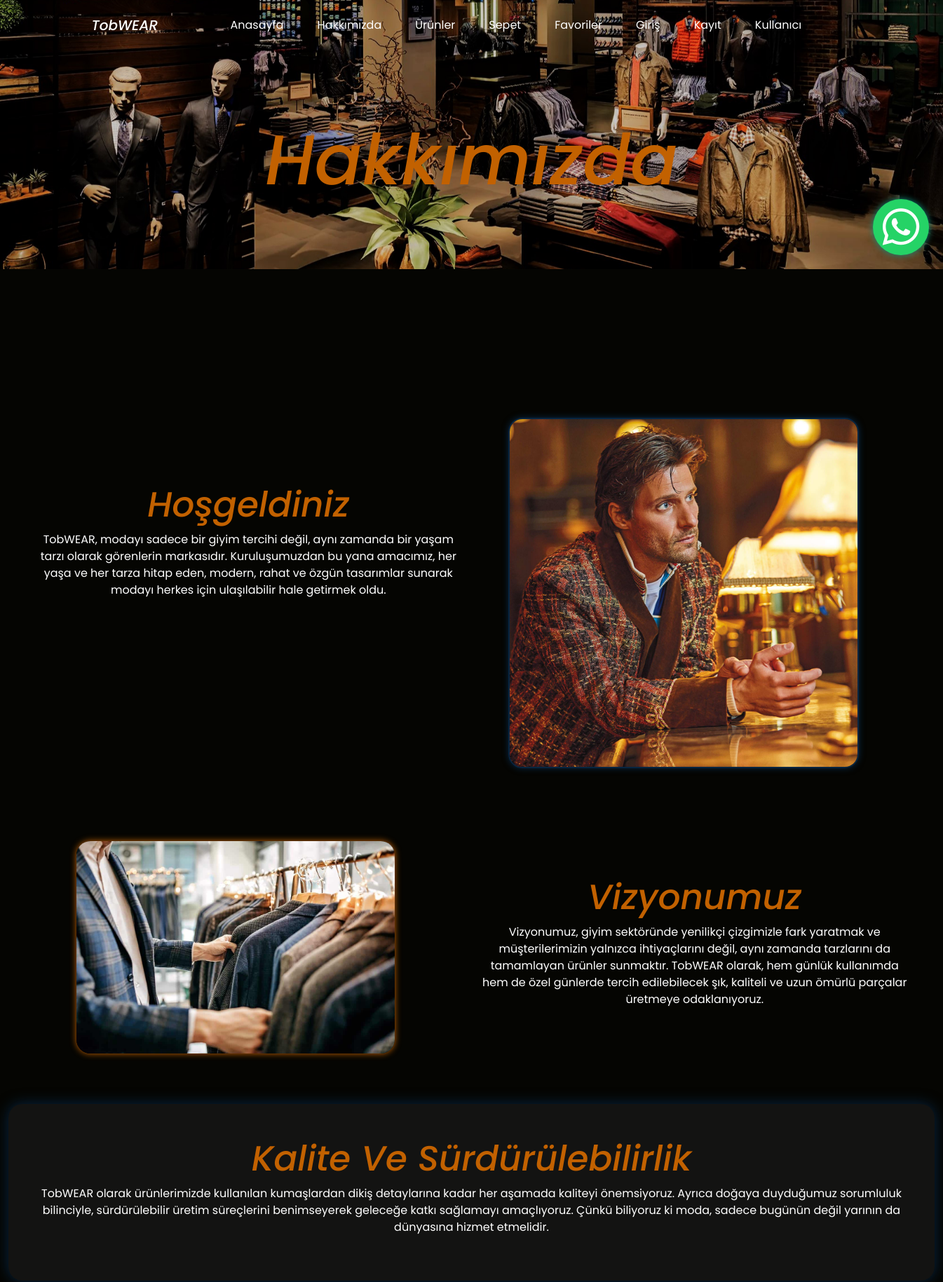
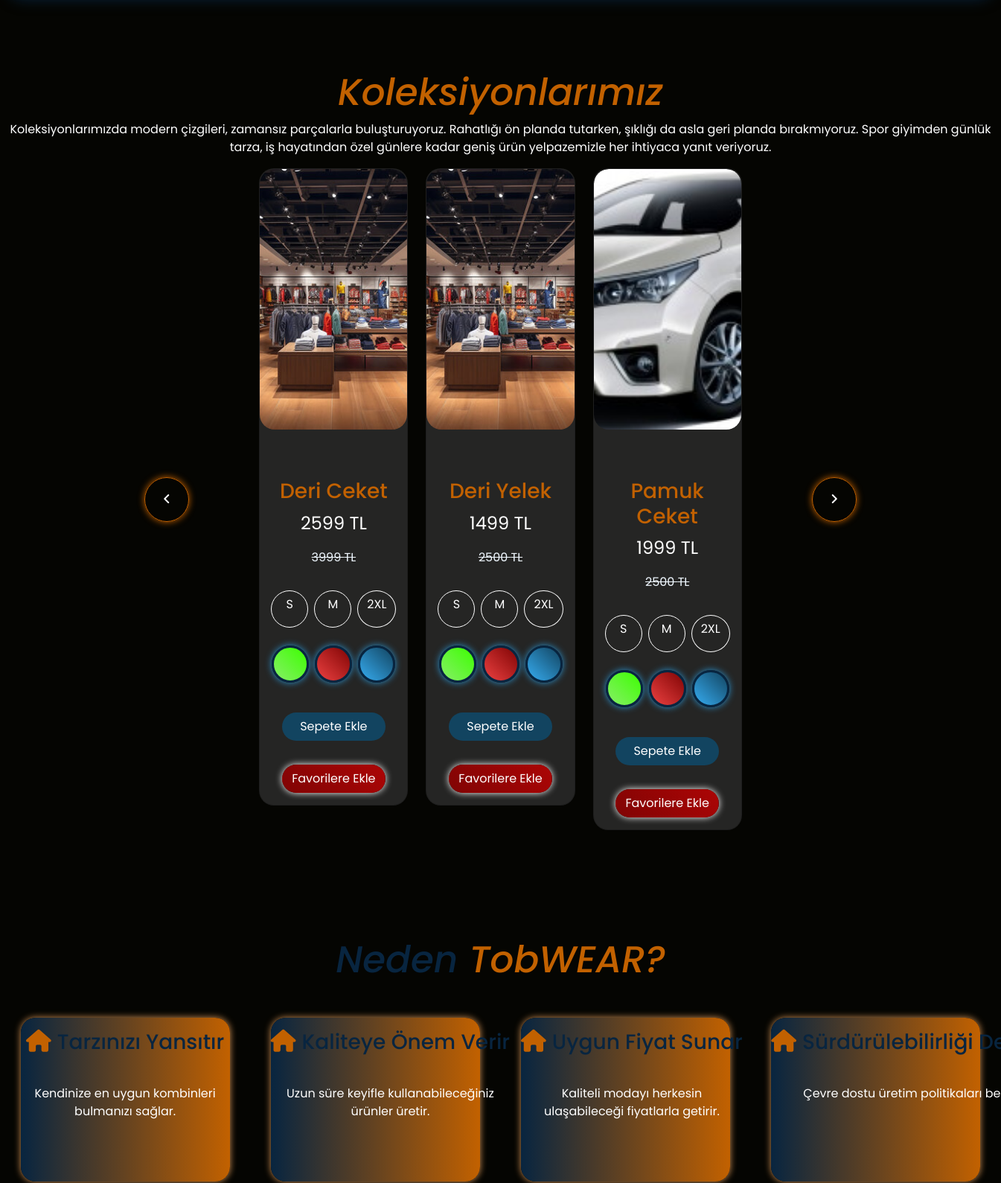
The page /about/ (upper part) on the database its author committed (2 pictures, top to bottom).
### shop/models.py (models this page shows, shortened)
class Product(models.Model):
    name = models.CharField(max_length=100,null=False,blank=False,verbose_name="Ürün İsmi")
    price = models.IntegerField(null=False,blank=False,verbose_name="Fiyat")
    discounted = models.IntegerField(null=False,blank=False,verbose_name="İndirimli Fiyat")
    features = models.ManyToManyField(ProductFeatures,null=True,blank=True,verbose_name="Ürün Özellikleri")
    colors = models.ManyToManyField(ProductColor,null=True,blank=True,verbose_name="Ürün Renkleri")
    sizes = models.ManyToManyField(ProductSize,null=False,blank=False,verbose_name="Ürün Bedenleri")
    images = models.ManyToManyField(ProductImage,null=False,blank=False,verbose_name="Resimler")
    description = models.TextField(null=True,blank=True)
    category = models.ForeignKey(ProductCategory,null=False,blank=False,verbose_name="Kategori",on_delete=models.CASCADE)
    slug = models.SlugField(null=False,blank=True,unique=True,db_index=True,verbose_name="URL")

class ProductImage(models.Model):
    images = models.ImageField(upload_to='images/')

class ProductSize(models.Model):
    SIZE_CHOICES = [
        ('size1', 'S'),
        ('size2', 'M'),
        ('size3', 'XL'),
        ('size4', '2XL')
    ]
    size = models.CharField(max_length=100,choices=SIZE_CHOICES)
    def __str__(self):
        return self.get_size_display()

class ProductColor(models.Model):
    COLOR_CHOICES = [
        ('color1', 'Yeşil'),
        ('color2', 'Kırmızı'),
        ('color3', 'Mavi'),
        ('color4', 'Siyah'),
        ('color5', 'Pembe')
    ]
    color = models.CharField(max_length=100,choices=COLOR_CHOICES)
    code = models.CharField(max_length=7,null=False,blank=False)
    code2 = models.CharField(max_length=7,null=False,blank=False)
    def __str__(self):
        return self.get_color_display()

### shop/views.py (the view)
# urls.py: path('about/',views.about,name="about"),
def about(request):
    mostratedproducts1 = Product.objects.filter().order_by("name")[:3]
    mostratedproducts2 = Product.objects.filter().order_by("discounted")[:3]
    mostratedproducts3 = Product.objects.filter().order_by("price")[:3]
    footerproducts = Product.objects.filter()[:5]
    footercategorys = ProductCategory.objects.filter()[:5]
    context = {
        "mostratedproducts1": mostratedproducts1,
        "mostratedproducts2": mostratedproducts2,
        "mostratedproducts3": mostratedproducts3,
        "footerproducts": footerproducts,
        "footercategorys": footercategorys
    }
    return render(request,"about.html",context)

### templates/about.html (shortened to what this page needs)
<!DOCTYPE html>
<html lang="en">
{% load static %}
<head>
    <link rel="stylesheet" href="{% static 'css/bootstrap.min.css' %}">
    <link rel="stylesheet" href="{% static 'css/style.css' %}">
    <link rel="stylesheet" href="https://cdnjs.cloudflare.com/ajax/libs/font-awesome/6.4.0/css/all.min.css">
</head>
<body>
    <div class="container-fluid" id="about-header">
        <nav class="navbar navbar-expand-lg py-3">
            <div class="container justify-content-center">
                <a class="navbar-brand text-white mx-3 navbar-title" href="/">TobWEAR</a>
                <div class="collapse navbar-collapse justify-content-center" id="navbarNav">
                    <ul class="navbar-nav">
                        <li class="nav-item mx-3">
                            <a class="nav-link text-white navbar-text" href="/">Anasayfa</a>
                        </li>
                        <li class="nav-item mx-3">
                            <a class="nav-link text-white navbar-text" href="{% url 'about' %}">Hakkımızda</a>
                        </li>
                        <li class="nav-item mx-3">
                            <a class="nav-link text-white navbar-text" href="{% url 'products' %}">Ürünler</a>
                        </li>
                        <li class="nav-item mx-3">
                            <a class="nav-link text-white navbar-text" href="{% url 'shoppingcard' %}">Sepet</a>
                        </li>
                        <li class="nav-item mx-3">
                            <a class="nav-link text-white navbar-text" href="{% url 'favorites' %}">Favoriler</a>
                        </li>
                        <li class="nav-item mx-3">
                            <a class="nav-link text-white navbar-text" href="{% url 'login' %}">Giriş</a>
                        </li>
                        <li class="nav-item mx-3">
                            <a class="nav-link text-white navbar-text" href="{% url 'register' %}">Kayıt</a>
                        </li>
                        <li class="nav-item mx-3">
                            <a class="nav-link text-white navbar-text" href="{% url 'updateuser' %}">Kullanıcı</a>
                        </li>
                    </ul>
                </div>
            </div>
        </nav>
        <a href="https://wa.me/905524521243?text=Merhaba%20destek%20istiyorum">
            <button class="whatsapp-button">
                <i class="fa-brands fa-whatsapp"></i>
            </button>
        </a>
        <div class="about-row">
            <div class="row d-flex justify-content-center">
                <h1 class="text-center about-title my-5 py-5">Hakkımızda</h1>
            </div>
        </div>
    </div>
    <div class="container-fluid">
        <div class="row about-welcome my-5">
            <div class="col-md-6 py-md-4 d-flex flex-column justify-content-center ps-md-5">
                <h2 class="text-center about-h2">Hoşgeldiniz</h2>
                <p class="text-center about-paragraph text-white">TobWEAR, modayı sadece bir giyim tercihi değil, aynı zamanda bir yaşam tarzı olarak görenlerin markasıdır.
                Kuruluşumuzdan bu yana amacımız, her yaşa ve her tarza hitap eden, modern, rahat ve özgün tasarımlar sunarak modayı herkes için ulaşılabilir hale getirmek oldu.</p>
            </div>
            <div class="col-md-6 py-md-4">
                <div class="about-image-container d-flex align-items-center justify-content-center mb-5" style="position: relative; display: inline-block;">
                    <img src="{% static 'images/stylemain.jpg' %}" class="img-fluid about-welcome-image" id="welcome-image2">
                </div>
            </div>
        </div>
        <div class="row my-5">
            <div class="col-md-6 my-4 d-flex justify-content-center">
                <img src="{% static 'images/Luxury-suits-for-men.jpg' %}" class="img-fluid" id="vision-image">
            </div>
            <div class="col-md-6 my-4 d-flex flex-column justify-content-center pe-md-5">
                <h2 class="text-center about-h2">Vizyonumuz</h2>
                <p class="text-center text-white">Vizyonumuz, giyim sektöründe yenilikçi çizgimizle fark yaratmak ve müşterilerimizin yalnızca ihtiyaçlarını değil,
                aynı zamanda tarzlarını da tamamlayan ürünler sunmaktır. TobWEAR olarak, hem günlük kullanımda hem de özel günlerde tercih edilebilecek şık,
                kaliteli ve uzun ömürlü parçalar üretmeye odaklanıyoruz.</p>
            </div>
        </div>
        <div class="container-fluid mb-5" id="quality-container">
            <div class="row py-5 my-5">
                <h2 class="text-center about-h2">Kalite Ve Sürdürülebilirlik</h2>
                <p class="text-center text-white">TobWEAR olarak ürünlerimizde kullanılan kumaşlardan dikiş detaylarına kadar her aşamada kaliteyi önemsiyoruz.
                Ayrıca doğaya duyduğumuz sorumluluk bilinciyle, sürdürülebilir üretim süreçlerini benimseyerek geleceğe katkı sağlamayı amaçlıyoruz.
                Çünkü biliyoruz ki moda, sadece bugünün değil yarının da dünyasına hizmet etmelidir.</p>
            </div>
        </div>
        <div class="row justify-content-center py-5" id="collection-row">
            <h2 class="text-center about-h2">Koleksiyonlarımız</h2>
            <p class="text-center text-white">Koleksiyonlarımızda modern çizgileri, zamansız parçalarla buluşturuyoruz. Rahatlığı ön planda tutarken, şıklığı da asla geri planda bırakmıyoruz.
            Spor giyimden günlük tarza, iş hayatından özel günlere kadar geniş ürün yelpazemizle her ihtiyaca yanıt veriyoruz.</p>
            <div class="productdetail-anotherproducts">
            <div class="row d-flex justify-content-center carousel-wrapper" id="carousel-wrapper1">
                <div class="col-md-2 d-flex justify-content-center align-items-center">
                    <div class="d-flex justify-content-center align-items-center">
                        <button class="btn anotherproducts-prevbutton"><i class="fa-solid fa-angle-left"
                                style="color: #fff;"></i></button>
                    </div>
                </div>
                {% for anotherproduct in mostratedproducts1 %}
                <div class="col-md-2">
                    <div class="card" id="carousel-card" data-product-name="{{ product.slug }}">
                        <div class="image-container">
                            <a href="{% url 'productdetail' anotherproduct.slug %}">
                                <img src="{{ anotherproduct.images.first.images.url }}" class="img-fluid" id="anotherproducts-image">
                            </a>
                        </div>
                        <div class="product-detail-container py-3 d-flex flex-column justify-content-center">
                            <h3 class="text-center px-3" id="product-detail-title">{{ anotherproduct.name }}</h3>
                            <p class="text-center text-white px-3 fs-4">{{ anotherproduct.discounted }} TL</p>
                            <span class="fs-6 text-center" id="product-detail-span">{{ anotherproduct.price }} TL</span>
                        </div>
                        <div class="shopping-container d-flex justify-content-center my-3">
                        {% for size in anotherproduct.sizes.all %}
                            <label class="btn btn-outline-primary sizebutton mx-1 mb-2" for="anothersize-{{ forloop.counter }}-{{ anotherproduct.id }}">{{ size }}</label>
                        {% endfor %}
                        </div>
                        <div class="shopping-container d-flex justify-content-center">
                        {% for color in anotherproduct.colors.all %}
                            <label class="btn btn-outline-primary partialdetail-colorbutton mx-1 mb-4" for="anothercolor-{{ forloop.counter }}-{{ anotherproduct.id }}" style="background: linear-gradient(45deg, {{ color.code }}, {{ color.code2 }});"></label>
                        {% endfor %}
                        </div>
                        <div class="shopping-button d-flex justify-content-center my-3">
                            <button class="btn carddetail-addbasket" value="{{ anotherproduct.id }}">Sepete Ekle</button>
                        </div>
                        {% if anotherproduct in request.user.favorites.all %}
                        <div class="deletefavorite-button d-flex justify-content-center my-3">
                            <button class="btn" name="deleteFavoriteButton">Favorilerden Çıkar</button>
                        </div>
                        {% else %}
                        <div class="addfavorite-button d-flex justify-content-center my-3">
                            <button class="btn" name="favoriteButton">Favorilere Ekle</button>
                        </div>
                        {% endif %}
                    </div>
                </div>
                {% endfor %}
                <div class="col-md-2 d-flex justify-content-center align-items-center">
                    <div class="d-flex justify-content-center align-items-center">
                        <button class="btn btn anotherproducts-nextbutton"><i class="fa-solid fa-angle-right"
                                style="color: #fff;"></i></button>
                    </div>
                </div>
            </div>
        </div>
        </div>
                <div class="row d-flex text-center justify-content-center align-items-center my-5" id="whyme-row">
                    <h2 class="text-center about-h2 my-5"><span id="whyme-span">Neden</span> TobWEAR?</h2>
                    <div class="col-md-3 d-flex justify-content-center mb-md-5">
                        <div class="card whyme-card mb-5">
                            <div class="header d-flex justify-content-center my-3">
                                <span><i class="fa-solid fa-house whyme-icon pe-2"></i></span><h3 class="whyme-card-title">Tarzınızı Yansıtır</h3>
                            </div>
                            <div class="card-body">
                                <p class="text-center text-white">Kendinize en uygun kombinleri bulmanızı sağlar.</p>
                            </div>
                        </div>
                    </div>
                    <div class="col-md-3 d-flex justify-content-center mb-md-5">
                        <div class="card whyme-card mb-5">
                            <div class="header d-flex justify-content-center my-3">
                                <span><i class="fa-solid fa-house whyme-icon pe-2"></i></span><h3 class="whyme-card-title">Kaliteye Önem Verir</h3>
                            </div>
                            <div class="card-body">
                                <p class="text-center text-white">Uzun süre keyifle kullanabileceğiniz ürünler üretir.</p>
                            </div>
                        </div>
                    </div>
                    <div class="col-md-3 d-flex justify-content-center mb-md-5">
                        <div class="card whyme-card mb-5">
                            <div class="header d-flex justify-content-center my-3">
                                <span><i class="fa-solid fa-house whyme-icon pe-2"></i></span><h3 class="whyme-card-title">Uygun Fiyat Sunar</h3>
                            </div>
                            <div class="card-body">
                                <p class="text-center text-white">Kaliteli modayı herkesin ulaşabileceği fiyatlarla getirir.</p>
                            </div>
                        </div>
                    </div>
                    <div class="col-md-3 d-flex justify-content-center mb-md-5">
                        <div class="card whyme-card mb-5">
                            <div class="header d-flex justify-content-center my-3">
                                <span><i class="fa-solid fa-house whyme-icon pe-2"></i></span><h3 class="whyme-card-title">Sürdürülebilirliği Destekler</h3>
                            </div>
                            <div class="card-body">
                                <p class="text-center text-white">Çevre dostu üretim politikaları benimser.</p>
                            </div>
                        </div>
                    </div>
                </div>
    </div>
</body>
</html>

### rows shown on the page
Product: images.first.images (picture), name "Deri Ceket", discounted "2599", price "3999"
ProductSize: size "S"
ProductSize: size "M"
ProductSize: size "2XL"
Product: images.first.images (picture), name "Deri Yelek", discounted "1499", price "2500"
Product: images.first.images (picture), name "Pamuk Ceket", discounted "1999", price "2500"
